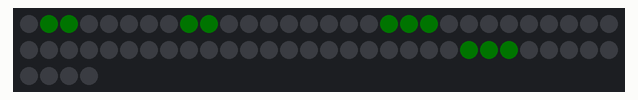
The program below on a simulated Arduino Uno, built with avr-gcc and run on an emulated ATmega328P. On the bench: 64 RGB LEDs in strip order, left to right, continuing on the next row. Dim RGB values are drawn brighter than linear; random numbers use the default seed unless the program sets one.

Above: at 22.84 s.

The program:

main.cpp
```cpp
// An exploding firework effect for a horizontal strip
//
// History:   2023-02-04    rrbauer   Created
//            2023-02-12    rrbauer   Added fractional drawing (thanks davepl!), random particle fade
//            2023-02-13    rrbauer   Added size element to Particle struct
//            2023-12-19    rrbauer   Added multicolor explosions

/** Notes
Pick a random spot for the firework to explode, light it up, flicker, fade
Explode into a number of bright particles that move outward at various speeds, gradually decreasing in speed
Fade them slowly at first, then more quickly as they burn out (not implemented yet)
**/

#include <Arduino.h>
#include <FastLED.h>
#include "FractionalDrawing.h"

void launch(unsigned int location);
void explode(unsigned int location);

#define DATA_PIN    6
#define LED_TYPE    WS2812B
#define COLOR_ORDER GRB
#define NUM_LEDS    64

CRGBArray<NUM_LEDS> leds;

void setup() {
  FastLED.addLeds<LED_TYPE,DATA_PIN,COLOR_ORDER>(leds, NUM_LEDS);
  leds.fill_solid(CRGB::Black);
  // Serial.begin(9600);
}

void loop() {
  unsigned int location = random(NUM_LEDS);
  launch(location);     // initial spot, flicker?, fade
  explode(location);    // explosion
  FastLED.delay(1000);  // wait a bit before doing it again
}


void launch(unsigned int location) {
  // light it up
  leds[location] = CRGB::DarkOrange;
  FastLED.delay(100);

  // fade it out
  // iterations developed visually and using fadeToBlack spreadsheet
  for (int i=0; i<21; i++) {
    leds[location].fadeToBlackBy(50);
    FastLED.delay(10);
  }
}

struct Particle {
  int size;
  float location;
  float velocity;
  uint8_t hue;
  uint8_t value;
  int fadeby;
  bool active;
};

// explode into a random number of particles, each with
// initial size, velocities, fading and slowing with time
// I started with standard motion equations, but these didn't work
// for a 1-d horizonal strip; they always favored "falling" (moving toward
// one end of the strip), not spreading
void explode(unsigned int location) {
  int num_particles = random8(20, 32);
  Particle particles[num_particles];
  int active_particles = num_particles;
  // float acceleration = -0.5;
  uint8_t hue = random8();
  bool multicolor = random(5) == 0; // 1 in 5 will be multicolor

  // initialize particles array
  for (int i=0; i<num_particles; i++) {
    particles[i].size = random(1, 5);
    particles[i].location = location;
    particles[i].velocity = random(-500, 500) / 100.0;
    particles[i].hue = (multicolor) ? random8() : hue;
    particles[i].value = 255;
    particles[i].fadeby = random(5, 15);
    particles[i].active = true;
  }

  while (active_particles > 0) {
    // display the particles
    FastLED.clear();
    for (int i=0; i<num_particles; i++) {
      if (particles[i].active) {
        if (particles[i].value > 0 && particles[i].location >= 0 && particles[i].location < NUM_LEDS){
          // leds[particles[i].location] = CHSV(particles[i].hue, 255, particles[i].value);
          // DrawPixels(particles[i].location, 1, CHSV(particles[i].hue, 255, particles[i].value));
          DrawPixels(particles[i].location, particles[i].size, CHSV(particles[i].hue, 255, particles[i].value));
        } else {
          particles[i].active = false;
          active_particles--;
        }
      }
    }
    // delay, which also displays
    FastLED.delay(50);

    // move & fade the particles
    // these are the basic motion equations i started with
    // turns out they don't work for simulating horizontal motion without modification
    // leaving them here for future reference...
    // s = s0 + v0t + ½at2 (2nd equation of motion)
    // v = v0 + at (1st equation of motion)
    // t is always 1 here
    for (int i=0; i<num_particles; i++) {
      // if velocity is negative, flip sign of acceleration
      // float accel_v = (particles[i].velocity > 0) ? acceleration : -acceleration;
      // particles[i].location += particles[i].velocity + accel_v/2;
      // particles[i].velocity += accel_v;
      particles[i].location += particles[i].velocity;
      particles[i].velocity *= 0.9;
      // this logic is to prevent underflow, value is uint8_t, which would just wrap around
      particles[i].value = (particles[i].value >= particles[i].fadeby) ? particles[i].value - particles[i].fadeby : 0;
    }
  }
}
```

FractionalDrawing.h
```cpp
// Fractional Drawing support
//
// Source: Dave Plummer's FastLED/Arduino videos/tutorials and code
// Copied from https://github.com/davepl/DavesGarageLEDSeries/tree/master/LED%20Episode%2009
//
// History:     Feb-12-2023     rrbauer     Created/copied from davepl's code
//

#include <Arduino.h>
#include <FastLED.h>

// FractionalColor
//
// Returns a fraction of a color; abstracts the fadeToBlack out to this function in case we
// want to improve the color math or do color correction all in one location at a later date.

CRGB ColorFraction(CRGB colorIn, float fraction)
{
  fraction = min(1.0f, fraction);
  return CRGB(colorIn).fadeToBlackBy(255 * (1.0f - fraction));
}

void DrawPixels(float fPos, float count, CRGB color)
{
  // Calculate how much the first pixel will hold
  float availFirstPixel = 1.0f - (fPos - (long)(fPos));
  float amtFirstPixel = min(availFirstPixel, count);
  float remaining = min(count, FastLED.size()-fPos);
  int iPos = fPos;

  // Blend (add) in the color of the first partial pixel

  if (remaining > 0.0f)
  {
    FastLED.leds()[iPos++] += ColorFraction(color, amtFirstPixel);
    remaining -= amtFirstPixel;
  }

  // Now draw any full pixels in the middle

  while (remaining > 1.0f)
  {
    FastLED.leds()[iPos++] += color;
    remaining--;
  }

  // Draw tail pixel, up to a single full pixel

  if (remaining > 0.0f)
  {
    FastLED.leds()[iPos] += ColorFraction(color, remaining);
  }
}
```
